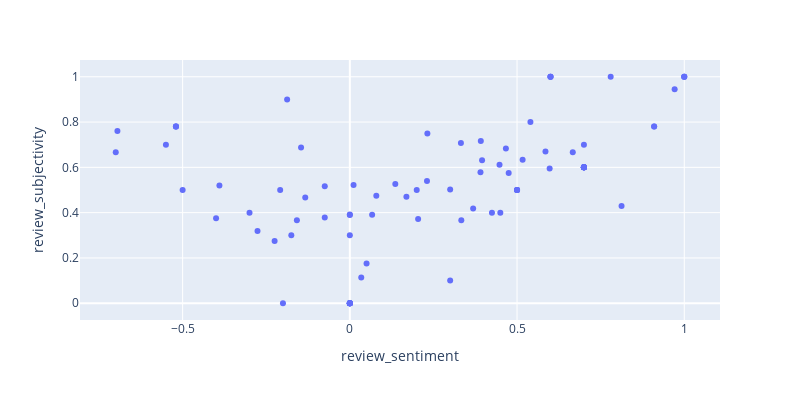

The notebook cell this image was saved under:
### Code cell
fig = px.scatter(product,x='review_sentiment',y='review_subjectivity',width=800, height=400)
fig.show()

### Figure 1 — Plotly figure (JSON) as saved in the notebook; plotly's stock layout.template omitted (floating-point values rounded to 4 significant figures)
{"data": [{"hovertemplate": "review_sentiment=%{x}<br>review_subjectivity=%{y}<extra></extra>", "legendgroup": "", "marker": {"color": "#636efa", "symbol": "circle"}, "mode": "markers", "name": "", "orientation": "v", "showlegend": false, "type": "scatter", "x": [0.2307, 0.2319, -0.2083, 0.3321, 0.1359, 0.3954, -0.1458, 0.2042, -0.695, 0.3688, 0.07917, 0.7, -0.175, 0.7, -0.52, 0.3, -0.1333, 0.5, 0.4476, -0.1583, -0.075, 0.06667, 0.1692, 1, 0.5, 0.5, 1, 0.03409, null, 6.939e-18, 0.3333, -0.4, -0.3, 0, 0.7, -0.075, 0.7, 0, 0.6667, 0.6, 0.54, null, 0.78, 0.4667, 1, 0.45, 0.7, 0.7, 0.475, 0.7, 0, -0.55, 0.3, 0.6, 0, null, 0, -0.39, -0.52, -0.52, 0.2, -0.7, 0.6, 0.91, 0, 0.7, -0.2, 0, 0, 0, 0, 0.91, 0.7, 0.5167, 0.7, 0.5, 0, 0.3906, -0.5, -0.276, 0.5975, 0.585, -0.225, 0.3917, -0.1875, 0.9712, 0.05, 0.01111, 0.8125, 0.7, 0.7, 0.425], "xaxis": "x", "y": [0.5397, 0.7497, 0.5, 0.7071, 0.5266, 0.6317, 0.6875, 0.3722, 0.76, 0.4187, 0.475, 0.7, 0.3, 0.6, 0.78, 0.5024, 0.4667, 0.5, 0.6119, 0.3667, 0.3786, 0.3911, 0.47, 1, 0.5, 0.5, 1, 0.1136, null, 0.3917, 0.3667, 0.375, 0.4, 0.3, 0.6, 0.5167, 0.6, 0, 0.6667, 1, 0.8, null, 1, 0.6833, 1, 0.4, 0.6, 0.6, 0.575, 0.6, 0.39, 0.7, 0.1, 1, 0, null, 0, 0.52, 0.78, 0.78, 0.5, 0.6667, 1, 0.78, 0, 0.6, 0, 0, 0, 0, 0, 0.78, 0.6, 0.6333, 0.6, 0.5, 0, 0.5781, 0.5, 0.3187, 0.595, 0.67, 0.275, 0.7167, 0.9, 0.945, 0.175, 0.5222, 0.4292, 0.6, 0.6, 0.4], "yaxis": "y"}], "layout": {"height": 400, "legend": {"tracegroupgap": 0}, "margin": {"t": 60}, "width": 800, "xaxis": {"anchor": "y", "domain": [0, 1], "title": {"text": "review_sentiment"}}, "yaxis": {"anchor": "x", "domain": [0, 1], "title": {"text": "review_subjectivity"}}}}
